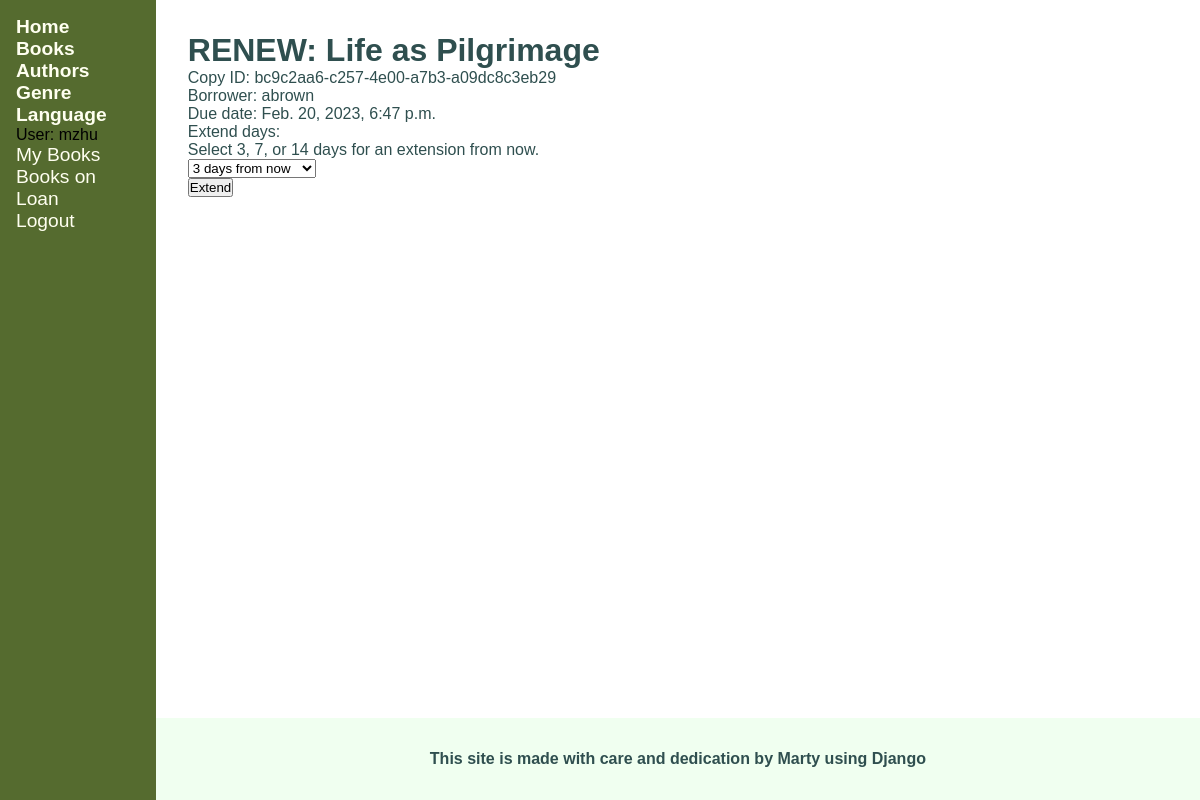
The app's page /catalog/librarian/book/bc9c2aa6-c257-4e00-a7b3-a09dc8c3eb29/renew/ (signed in) with its own data.
### catalog/models.py (models this page shows, shortened)
class BookInstance(models.Model):
    STATUS_MAINTENANCE = 'm'
    STATUS_LOANED = 'o'
    STATUS_AVAILABLE = 'a'
    STATUS_RESERVED = 'r'
    LOAN_STATUS = (
        (STATUS_MAINTENANCE, 'Maintenance'),
        (STATUS_LOANED, 'On Loan'),
        (STATUS_AVAILABLE, 'Available'),
        (STATUS_RESERVED, 'Reserved'),
    )
    copy_id = models.UUIDField(default=uuid.uuid4, help_text='The ID of the book in the catalog\'s stock', primary_key=True, editable=False)
    loaned_on = models.DateTimeField(blank=True, null=True)
    due_back = models.DateTimeField(blank=True, null=True)
    book = models.ForeignKey(Book, on_delete=models.RESTRICT)
    imprint = models.CharField(max_length=200, blank=True)
    borrower = models.ForeignKey(User, blank=True, null=True, on_delete=models.RESTRICT)
    status = models.CharField(
        max_length=1,
        choices=LOAN_STATUS,
        default=STATUS_MAINTENANCE,
        help_text='Book availability status'
    )
    class Meta:
        ordering = ['status', 'loaned_on', 'due_back']
        permissions = (('can_mark_returned', 'Set book as returned'),)
    @property
    def is_overdue(self):
        return bool(self.due_back.date() < date.today()) if self.due_back else False

class Book(models.Model):
    title = models.CharField(max_length=200, help_text='The title of the book')
    pub_date = models.DateField(help_text='The publication date', blank=True, null=True)
    authors = models.ManyToManyField('Author', related_name='books', help_text='The name(s) of the author(s)')
    summary = models.CharField(max_length=2000, help_text='A summary of the book\'s content')
    isbn = models.IntegerField('ISBN', help_text='The ISBN number of the book', unique=True, primary_key=True, editable=False)
    genre = models.ManyToManyField('Genre', related_name='books', help_text='The genre(s) for this book')
    language = models.ForeignKey('Language', null=True, on_delete=models.SET_NULL)
    class Meta:
        ordering = ['title']

### catalog/views.py (the view)
# urls.py: path('librarian/book/<uuid:copy_id>/renew/', views.renew_book_librarian, name='librarian-renew-book'),
@login_required
@permission_required('catalog.can_mark_returned', raise_exception=True)
def renew_book_librarian(request, copy_id):
    book_instance = get_object_or_404(BookInstance, pk=copy_id)
    if request.method == 'POST':
        form = RenewBookForm(request.POST)
        if form.is_valid():
            extend_days = form.cleaned_data['extend_days']
            utcnow = datetime.now(timezone.utc)
            extend_to_date = utcnow + extend_days
            book_instance.due_back = extend_to_date
            book_instance.save()
            return HttpResponseRedirect(reverse('catalog:books-on-loan'))
    else:
        form = RenewBookForm(initial={
            'extend_days': timedelta(days=3)
        })
    context = {
        'form': form,
        'book_instance': book_instance,
    }
    return render(
        request,
        'catalog/librarian_renew_book.html',
        context,
    )

### catalog/forms.py (shortened to what this page needs)
class RenewBookForm(forms.Form):
    extend_days = forms.DurationField(
        required=True,
        help_text=gtl('Select 3, 7, or 14 days for an extension from now.'),
        widget=forms.Select(choices=EXTENSION_DAYS),
    )

### catalog/templates/catalog/librarian_renew_book.html (shortened to what this page needs)
{% extends 'catalog/base_generic.html' %}
{% block content %}
<h1 class="imp-info">RENEW: {{ book_instance.book.title }}</h1>
<p class="key-info">Copy ID: {{ book_instance.copy_id }}</p>
{% if book_instance.borrower %}
<p class="key-info">Borrower: {{ book_instance.borrower }}</p>
<p class="{% if book_instance.is_overdue %}text-danger{% endif %}">
    Due date: {{ book_instance.due_back }}
</p>
<form action="" method="post">
    <table>
        {{ form.as_div }}
    </table>
    <input type="submit" value="Extend">
</form>
{% else %}
<h2 class="text-warning">This book is not on loan.</h2>
<p>Check and see if you've accidantally selected the wrong copy.</p>
{% endif %}
{% endblock content %}

### catalog/templates/catalog/side_navbar.html
<ul class="navbar">
    <li class="navlink"><a href="{% url 'catalog:index' %}"><strong>Home</strong></a></li>
    <li class="navlink"><a href="{% url 'catalog:books' %}"><strong>Books</strong></a></li>
    <li class="navlink"><a href="{% url 'catalog:authors' %}"><strong>Authors</strong></a></li>
    <li class="navlink"><a href="{% url 'catalog:genres' %}"><strong>Genre</strong></a></li>
    <li class="navlink"><a href="{% url 'catalog:languages' %}"><strong>Language</strong></a></li>
    {% if user.is_authenticated %}
    <li id="username" class="user-util">User: {{ user.get_username }}</li>
    <li id="user-books" class="user-util">
        <a href="{% url 'catalog:my-borrowed' %}">My Books</a>
    </li>
    {% if perms.catalog.can_mark_returned %}
    <li id="loaned-books" class="user-util">
        <a href="{% url 'catalog:books-on-loan' %}">Books on Loan</a>
    </li>
    {% endif %}
    <li class="user-util"><a href="{% url 'logout' %}?next={{ request.path }}">Logout</a></li>
    {% else %}
    <li class="user-util"><a href="{% url 'login' %}?next={{ request.path }}">Login</a></li>
    {% endif %}
</ul>

### catalog/static/catalog/css/main.css (style rules this page uses)
* { font-family: Helvetica, sans-serif; padding: 0; margin: 0; }
body { display: flex; flex-flow: row nowrap; }
ul.navbar { flex-grow: 1; list-style: none; background-color: darkolivegreen; padding: 1rem; }
ul.navbar a { text-decoration: none; color: ivory; font-size: larger; }

### records on screen
BookInstance: book "Life as Pilgrimage", copy_id "bc9c2aa6-c257-4e00-a7b3-a09dc8c3eb29", borrower "abrown", due_back "Feb. 20, 2023, 6:47 p.m."

### other values on screen
{{ user.get_username }} "mzhu"
